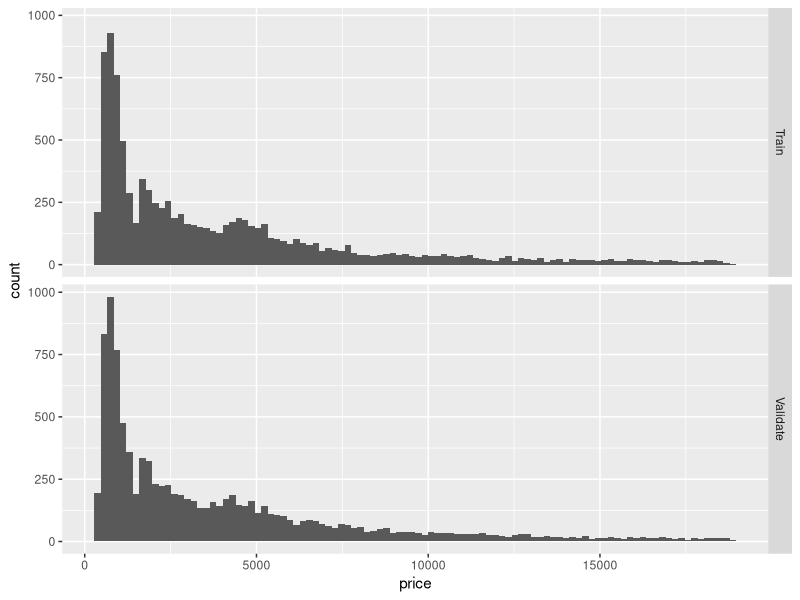
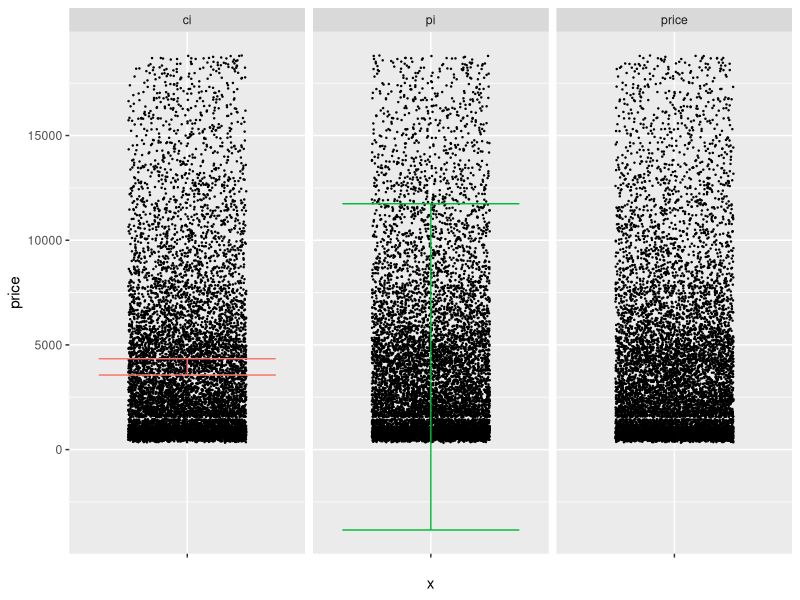

Recreate these plots in R, in order.
## ---- chunk 1
library(tidyverse)
library(modelr)
library(broom)

## Helper function to compute uncertainty bounds
add_uncertainties <- function(data, model, prefix = "pred", ...) {
  df_fit <-
    stats::predict(model, data, ...) %>%
    as_tibble() %>%
    rename_with(~ str_c(prefix, "_", .))

  bind_cols(data, df_fit)
}
## ---- chunk 2
## NOTE: No need to edit this setup
mu <- 1  # Normal mean
sd <- 2  # Normal variance
n <- 400 # Number of samples

ci_lwr <- mu - 1.96 * sd / sqrt(n)
ci_upr <- mu + 1.96 * sd / sqrt(n)
## TODO: Use the equations above to compute a prediction interval for the
##       normal distribution rnorm(mean = mu, sd = sd)
pi_lwr <- mu - 1.96 * sd
pi_upr <- mu + 1.96 * sd
## ---- chunk 3
## NOTE: No need to change this
assertthat::assert_that(abs(pi_lwr + 2.92) <= 1e-6)
assertthat::assert_that(abs(pi_upr - 4.92) <= 1e-6)

print("Well done!")
## ---- chunk 4
## NOTE: No need to edit this setup
# Create a test-validate split
set.seed(101)
diamonds_randomized <-
  diamonds %>%
  slice(sample(dim(diamonds)[1]))

diamonds_train <-
  diamonds_randomized %>%
  slice(1:10000)

diamonds_validate <-
  diamonds_randomized %>%
  slice(10001:20000)
## ---- chunk 5
## NOTE: No need to edit this chunk
bind_rows(
  diamonds_train %>% mutate(source = "Train"),
  diamonds_validate %>% mutate(source = "Validate")
) %>%

  ggplot(aes(price)) +
  geom_histogram(bins = 100) +

  facet_grid(source ~ .)
## ---- chunk 6
## TODO: Estimate CI and PI using the formulas from q1, use diamonds_train
##       and assign your estimates to columns ci_lwr, ci_upr, pi_lwr, pi_upr
df_q2 <-
  diamonds_train %>%
  summarize(
    price_mean = mean(price),
    price_sd = sd(price),
    price_n = n()
  ) %>%
  mutate(
   ci_lwr = price_mean - 1.96 * price_sd / sqrt(n),
   ci_upr = price_mean + 1.96 * price_sd / sqrt(n),
   pi_lwr = price_mean - 1.96 * price_sd,
   pi_upr = price_mean + 1.96 * price_sd
  )
df_q2
## ---- chunk 7
## NOTE: No need to edit this chunk
df_q2 %>%
  pivot_longer(
    names_to = c("type", ".value"),
    names_sep = "_",
    cols = everything()
  ) %>%

  ggplot() +
  geom_point(
    data = diamonds_validate,
    mapping = aes(x = "", y = price),
    position = position_jitter(width = 0.3),
    size = 0.2
  ) +
  geom_errorbar(aes(x = "", ymin = lwr, ymax = upr, color = type)) +

  guides(color = FALSE) +
  facet_grid(~ type)
## ---- chunk 8
## TODO: Devise a test to see if your CI and PI are correctly reflecting
##       the diamonds population; use diamonds_validation in your testing
